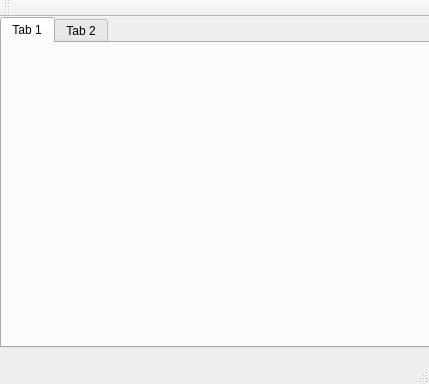
<?xml version="1.0" encoding="UTF-8"?>
<ui version="4.0">
 <class>MainWindow</class>
 <widget class="QMainWindow" name="MainWindow">
  <property name="geometry">
   <rect>
    <x>0</x>
    <y>0</y>
    <width>429</width>
    <height>384</height>
   </rect>
  </property>
  <property name="windowTitle">
   <string>MainWindow</string>
  </property>
  <widget class="QWidget" name="centralWidget">
   <widget class="QTabWidget" name="tabWidget">
    <property name="geometry">
     <rect>
      <x>0</x>
      <y>0</y>
      <width>431</width>
      <height>331</height>
     </rect>
    </property>
    <widget class="QWidget" name="tab">
     <attribute name="title">
      <string>Tab 1</string>
     </attribute>
    </widget>
    <widget class="QWidget" name="tab_2">
     <attribute name="title">
      <string>Tab 2</string>
     </attribute>
    </widget>
   </widget>
  </widget>
  <widget class="QMenuBar" name="menuBar">
   <property name="geometry">
    <rect>
     <x>0</x>
     <y>0</y>
     <width>429</width>
     <height>22</height>
    </rect>
   </property>
  </widget>
  <widget class="QToolBar" name="mainToolBar">
   <attribute name="toolBarArea">
    <enum>TopToolBarArea</enum>
   </attribute>
   <attribute name="toolBarBreak">
    <bool>false</bool>
   </attribute>
  </widget>
  <widget class="QStatusBar" name="statusBar"/>
 </widget>
 <layoutdefault spacing="6" margin="11"/>
 <resources/>
 <connections/>
</ui>
